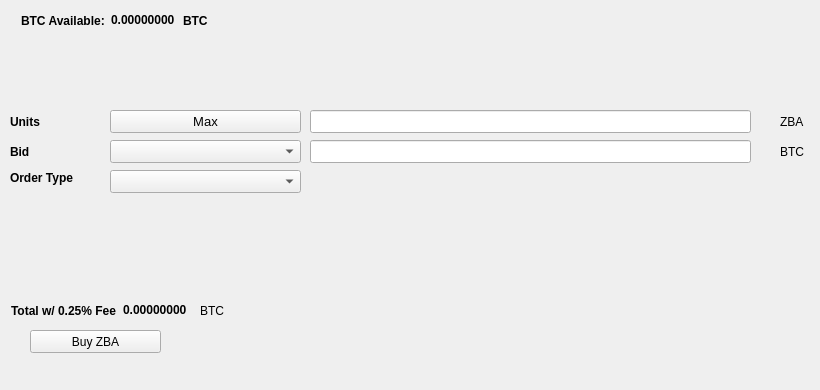
   <widget class="QWidget" name="BuyTab">
    <attribute name="title">
     <string>Buy</string>
    </attribute>
    <widget class="QPushButton" name="BuyZBA">
     <property name="geometry">
      <rect>
       <x>30</x>
       <y>330</y>
       <width>131</width>
       <height>23</height>
      </rect>
     </property>
     <property name="text">
      <string>Buy ZBA</string>
     </property>
     <property name="icon">
      <iconset resource="../zoomba.qrc">
       <normaloff>:/icons/bitcoin</normaloff>:/icons/bitcoin</iconset>
     </property>
    </widget>
    <widget class="QLabel" name="label_3">
     <property name="geometry">
      <rect>
       <x>10</x>
       <y>110</y>
       <width>46</width>
       <height>23</height>
      </rect>
     </property>
     <property name="font">
      <font>
       <weight>75</weight>
       <bold>true</bold>
      </font>
     </property>
     <property name="text">
      <string>Units</string>
     </property>
    </widget>
    <widget class="QLineEdit" name="UnitsInput">
     <property name="geometry">
      <rect>
       <x>310</x>
       <y>110</y>
       <width>441</width>
       <height>23</height>
      </rect>
     </property>
     <property name="font">
      <font>
       <pointsize>9</pointsize>
       <weight>75</weight>
       <bold>true</bold>
      </font>
     </property>
    </widget>
    <widget class="QLineEdit" name="BuyBidPriceEdit">
     <property name="geometry">
      <rect>
       <x>310</x>
       <y>140</y>
       <width>441</width>
       <height>23</height>
      </rect>
     </property>
     <property name="font">
      <font>
       <pointsize>9</pointsize>
       <weight>75</weight>
       <bold>true</bold>
      </font>
     </property>
    </widget>
    <widget class="QLabel" name="label_4">
     <property name="geometry">
      <rect>
       <x>780</x>
       <y>110</y>
       <width>31</width>
       <height>23</height>
      </rect>
     </property>
     <property name="text">
      <string>ZBA</string>
     </property>
    </widget>
    <widget class="QLabel" name="label_5">
     <property name="geometry">
      <rect>
       <x>780</x>
       <y>140</y>
       <width>31</width>
       <height>23</height>
      </rect>
     </property>
     <property name="text">
      <string>BTC</string>
     </property>
    </widget>
    <widget class="QLabel" name="label_6">
     <property name="geometry">
      <rect>
       <x>10</x>
       <y>140</y>
       <width>46</width>
       <height>23</height>
      </rect>
     </property>
     <property name="font">
      <font>
       <weight>75</weight>
       <bold>true</bold>
      </font>
     </property>
     <property name="text">
      <string>Bid</string>
     </property>
    </widget>
    <widget class="QLabel" name="label_7">
     <property name="geometry">
      <rect>
       <x>10</x>
       <y>170</y>
       <width>91</width>
       <height>16</height>
      </rect>
     </property>
     <property name="font">
      <font>
       <weight>75</weight>
       <bold>true</bold>
      </font>
     </property>
     <property name="text">
      <string>Order Type</string>
     </property>
    </widget>
    <widget class="QPushButton" name="Buy_Max_Amount">
     <property name="geometry">
      <rect>
       <x>110</x>
       <y>110</y>
       <width>191</width>
       <height>23</height>
      </rect>
     </property>
     <property name="font">
      <font>
       <pointsize>10</pointsize>
      </font>
     </property>
     <property name="text">
      <string>Max</string>
     </property>
    </widget>
    <widget class="QComboBox" name="BuyBidcomboBox">
     <property name="geometry">
      <rect>
       <x>110</x>
       <y>140</y>
       <width>191</width>
       <height>23</height>
      </rect>
     </property>
     <property name="font">
      <font>
       <pointsize>10</pointsize>
      </font>
     </property>
    </widget>
    <widget class="QComboBox" name="buyOrdertypeCombo">
     <property name="geometry">
      <rect>
       <x>110</x>
       <y>170</y>
       <width>191</width>
       <height>23</height>
      </rect>
     </property>
     <property name="font">
      <font>
       <pointsize>10</pointsize>
      </font>
     </property>
    </widget>
    <widget class="QWidget" name="layoutWidget1">
     <property name="geometry">
      <rect>
       <x>21</x>
       <y>11</y>
       <width>227</width>
       <height>19</height>
      </rect>
     </property>
     <layout class="QHBoxLayout" name="horizontalLayout_3">
      <item>
       <widget class="QLabel" name="label232">
        <property name="font">
         <font>
          <weight>75</weight>
          <bold>true</bold>
         </font>
        </property>
        <property name="text">
         <string>BTC Available:</string>
        </property>
       </widget>
      </item>
      <item>
       <widget class="QLabel" name="BtcAvailableLbl">
        <property name="palette">
         <palette>
          <active>
           <colorrole role="WindowText">
            <brush brushstyle="SolidPattern">
             <color alpha="255">
              <red>0</red>
              <green>0</green>
              <blue>0</blue>
             </color>
            </brush>
           </colorrole>
           <colorrole role="Button">
            <brush brushstyle="SolidPattern">
             <color alpha="255">
              <red>0</red>
              <green>170</green>
              <blue>0</blue>
             </color>
            </brush>
           </colorrole>
           <colorrole role="Light">
            <brush brushstyle="SolidPattern">
             <color alpha="255">
              <red>0</red>
              <green>255</green>
              <blue>0</blue>
             </color>
            </brush>
           </colorrole>
           <colorrole role="Midlight">
            <brush brushstyle="SolidPattern">
             <color alpha="255">
              <red>0</red>
              <green>212</green>
              <blue>0</blue>
             </color>
            </brush>
           </colorrole>
           <colorrole role="Dark">
            <brush brushstyle="SolidPattern">
             <color alpha="255">
              <red>0</red>
              <green>85</green>
              <blue>0</blue>
             </color>
            </brush>
           </colorrole>
           <colorrole role="Mid">
            <brush brushstyle="SolidPattern">
             <color alpha="255">
              <red>0</red>
              <green>113</green>
              <blue>0</blue>
             </color>
            </brush>
           </colorrole>
           <colorrole role="Text">
            <brush brushstyle="SolidPattern">
             <color alpha="255">
              <red>0</red>
              <green>170</green>
              <blue>0</blue>
             </color>
            </brush>
           </colorrole>
           <colorrole role="BrightText">
            <brush brushstyle="SolidPattern">
             <color alpha="255">
              <red>255</red>
              <green>255</green>
              <blue>255</blue>
             </color>
            </brush>
           </colorrole>
           <colorrole role="ButtonText">
            <brush brushstyle="SolidPattern">
             <color alpha="255">
              <red>0</red>
              <green>0</green>
              <blue>0</blue>
             </color>
            </brush>
           </colorrole>
           <colorrole role="Base">
            <brush brushstyle="SolidPattern">
             <color alpha="255">
              <red>255</red>
              <green>255</green>
              <blue>255</blue>
             </color>
            </brush>
           </colorrole>
           <colorrole role="Window">
            <brush brushstyle="SolidPattern">
             <color alpha="255">
              <red>0</red>
              <green>170</green>
              <blue>0</blue>
             </color>
            </brush>
           </colorrole>
           <colorrole role="Shadow">
            <brush brushstyle="SolidPattern">
             <color alpha="255">
              <red>0</red>
              <green>0</green>
              <blue>0</blue>
             </color>
            </brush>
           </colorrole>
           <colorrole role="AlternateBase">
            <brush brushstyle="SolidPattern">
             <color alpha="255">
              <red>127</red>
              <green>212</green>
              <blue>127</blue>
             </color>
            </brush>
           </colorrole>
           <colorrole role="ToolTipBase">
            <brush brushstyle="SolidPattern">
             <color alpha="255">
              <red>255</red>
              <green>255</green>
              <blue>220</blue>
             </color>
            </brush>
           </colorrole>
           <colorrole role="ToolTipText">
            <brush brushstyle="SolidPattern">
             <color alpha="255">
              <red>0</red>
              <green>0</green>
              <blue>0</blue>
             </color>
            </brush>
           </colorrole>
          </active>
          <inactive>
           <colorrole role="WindowText">
            <brush brushstyle="SolidPattern">
             <color alpha="255">
              <red>0</red>
              <green>0</green>
              <blue>0</blue>
             </color>
            </brush>
           </colorrole>
           <colorrole role="Button">
            <brush brushstyle="SolidPattern">
             <color alpha="255">
              <red>0</red>
              <green>170</green>
              <blue>0</blue>
             </color>
            </brush>
           </colorrole>
           <colorrole role="Light">
            <brush brushstyle="SolidPattern">
             <color alpha="255">
              <red>0</red>
              <green>255</green>
              <blue>0</blue>
             </color>
            </brush>
           </colorrole>
           <colorrole role="Midlight">
            <brush brushstyle="SolidPattern">
             <color alpha="255">
              <red>0</red>
              <green>212</green>
              <blue>0</blue>
             </color>
            </brush>
           </colorrole>
           <colorrole role="Dark">
            <brush brushstyle="SolidPattern">
             <color alpha="255">
              <red>0</red>
              <green>85</green>
              <blue>0</blue>
             </color>
            </brush>
           </colorrole>
           <colorrole role="Mid">
            <brush brushstyle="SolidPattern">
             <color alpha="255">
              <red>0</red>
              <green>113</green>
              <blue>0</blue>
             </color>
            </brush>
           </colorrole>
           <colorrole role="Text">
            <brush brushstyle="SolidPattern">
             <color alpha="255">
              <red>0</red>
              <green>170</green>
              <blue>0</blue>
             </color>
            </brush>
           </colorrole>
           <colorrole role="BrightText">
            <brush brushstyle="SolidPattern">
             <color alpha="255">
              <red>255</red>
              <green>255</green>
              <blue>255</blue>
             </color>
            </brush>
           </colorrole>
           <colorrole role="ButtonText">
            <brush brushstyle="SolidPattern">
             <color alpha="255">
              <red>0</red>
              <green>0</green>
              <blue>0</blue>
             </color>
            </brush>
           </colorrole>
           <colorrole role="Base">
            <brush brushstyle="SolidPattern">
             <color alpha="255">
              <red>255</red>
              <green>255</green>
              <blue>255</blue>
             </color>
            </brush>
           </colorrole>
           <colorrole role="Window">
            <brush brushstyle="SolidPattern">
             <color alpha="255">
              <red>0</red>
              <green>170</green>
              <blue>0</blue>
             </color>
            </brush>
           </colorrole>
           <colorrole role="Shadow">
            <brush brushstyle="SolidPattern">
             <color alpha="255">
              <red>0</red>
              <green>0</green>
              <blue>0</blue>
             </color>
            </brush>
           </colorrole>
           <colorrole role="AlternateBase">
            <brush brushstyle="SolidPattern">
             <color alpha="255">
              <red>127</red>
              <green>212</green>
              <blue>127</blue>
             </color>
            </brush>
           </colorrole>
           <colorrole role="ToolTipBase">
            <brush brushstyle="SolidPattern">
             <color alpha="255">
              <red>255</red>
              <green>255</green>
              <blue>220</blue>
             </color>
            </brush>
           </colorrole>
           <colorrole role="ToolTipText">
            <brush brushstyle="SolidPattern">
             <color alpha="255">
              <red>0</red>
              <green>0</green>
              <blue>0</blue>
             </color>
            </brush>
           </colorrole>
          </inactive>
          <disabled>
           <colorrole role="WindowText">
            <brush brushstyle="SolidPattern">
             <color alpha="255">
              <red>0</red>
              <green>85</green>
              <blue>0</blue>
             </color>
            </brush>
           </colorrole>
           <colorrole role="Button">
            <brush brushstyle="SolidPattern">
             <color alpha="255">
              <red>0</red>
              <green>170</green>
              <blue>0</blue>
             </color>
            </brush>
           </colorrole>
           <colorrole role="Light">
            <brush brushstyle="SolidPattern">
             <color alpha="255">
              <red>0</red>
              <green>255</green>
              <blue>0</blue>
             </color>
            </brush>
           </colorrole>
           <colorrole role="Midlight">
            <brush brushstyle="SolidPattern">
             <color alpha="255">
              <red>0</red>
              <green>212</green>
              <blue>0</blue>
             </color>
            </brush>
           </colorrole>
           <colorrole role="Dark">
            <brush brushstyle="SolidPattern">
             <color alpha="255">
              <red>0</red>
              <green>85</green>
              <blue>0</blue>
             </color>
            </brush>
           </colorrole>
           <colorrole role="Mid">
            <brush brushstyle="SolidPattern">
             <color alpha="255">
              <red>0</red>
              <green>113</green>
              <blue>0</blue>
             </color>
            </brush>
           </colorrole>
           <colorrole role="Text">
            <brush brushstyle="SolidPattern">
             <color alpha="255">
              <red>0</red>
              <green>85</green>
              <blue>0</blue>
             </color>
            </brush>
           </colorrole>
           <colorrole role="BrightText">
            <brush brushstyle="SolidPattern">
             <color alpha="255">
              <red>255</red>
              <green>255</green>
              <blue>255</blue>
             </color>
            </brush>
           </colorrole>
           <colorrole role="ButtonText">
            <brush brushstyle="SolidPattern">
             <color alpha="255">
              <red>0</red>
              <green>85</green>
              <blue>0</blue>
             </color>
            </brush>
           </colorrole>
           <colorrole role="Base">
            <brush brushstyle="SolidPattern">
             <color alpha="255">
              <red>0</red>
              <green>170</green>
              <blue>0</blue>
             </color>
            </brush>
           </colorrole>
           <colorrole role="Window">
            <brush brushstyle="SolidPattern">
             <color alpha="255">
              <red>0</red>
              <green>170</green>
              <blue>0</blue>
             </color>
            </brush>
           </colorrole>
           <colorrole role="Shadow">
            <brush brushstyle="SolidPattern">
             <color alpha="255">
              <red>0</red>
              <green>0</green>
              <blue>0</blue>
             </color>
            </brush>
           </colorrole>
           <colorrole role="AlternateBase">
            <brush brushstyle="SolidPattern">
             <color alpha="255">
              <red>0</red>
              <green>170</green>
              <blue>0</blue>
             </color>
            </brush>
           </colorrole>
           <colorrole role="ToolTipBase">
            <brush brushstyle="SolidPattern">
             <color alpha="255">
              <red>255</red>
              <green>255</green>
              <blue>220</blue>
             </color>
            </brush>
           </colorrole>
           <colorrole role="ToolTipText">
            <brush brushstyle="SolidPattern">
             <color alpha="255">
              <red>0</red>
              <green>0</green>
              <blue>0</blue>
             </color>
            </brush>
           </colorrole>
          </disabled>
         </palette>
        </property>
        <property name="font">
         <font>
          <weight>75</weight>
          <bold>true</bold>
         </font>
        </property>
        <property name="text">
         <string>0.00000000</string>
        </property>
        <property name="textInteractionFlags">
         <set>Qt::LinksAccessibleByMouse|Qt::TextSelectableByKeyboard|Qt::TextSelectableByMouse</set>
        </property>
       </widget>
      </item>
      <item>
       <widget class="QLabel" name="BtcAvailableLbl_2">
        <property name="font">
         <font>
          <weight>75</weight>
          <bold>true</bold>
         </font>
        </property>
        <property name="text">
         <string>BTC</string>
        </property>
       </widget>
      </item>
     </layout>
    </widget>
    <widget class="QWidget" name="layoutWidge2">
     <property name="geometry">
      <rect>
       <x>11</x>
       <y>301</y>
       <width>259</width>
       <height>19</height>
      </rect>
     </property>
     <layout class="QHBoxLayout" name="horizontalLayout_4">
      <item>
       <widget class="QLabel" name="label_9">
        <property name="font">
         <font>
          <weight>75</weight>
          <bold>true</bold>
         </font>
        </property>
        <property name="text">
         <string>Total w/ 0.25% Fee</string>
        </property>
       </widget>
      </item>
      <item>
       <widget class="QLabel" name="BuyCostLabel">
        <property name="palette">
         <palette>
          <active>
           <colorrole role="WindowText">
            <brush brushstyle="SolidPattern">
             <color alpha="255">
              <red>0</red>
              <green>0</green>
              <blue>0</blue>
             </color>
            </brush>
           </colorrole>
           <colorrole role="Button">
            <brush brushstyle="SolidPattern">
             <color alpha="255">
              <red>0</red>
              <green>170</green>
              <blue>0</blue>
             </color>
            </brush>
           </colorrole>
           <colorrole role="Light">
            <brush brushstyle="SolidPattern">
             <color alpha="255">
              <red>0</red>
              <green>255</green>
              <blue>0</blue>
             </color>
            </brush>
           </colorrole>
           <colorrole role="Midlight">
            <brush brushstyle="SolidPattern">
             <color alpha="255">
              <red>0</red>
              <green>212</green>
              <blue>0</blue>
             </color>
            </brush>
           </colorrole>
           <colorrole role="Dark">
            <brush brushstyle="SolidPattern">
             <color alpha="255">
              <red>0</red>
              <green>85</green>
              <blue>0</blue>
             </color>
            </brush>
           </colorrole>
           <colorrole role="Mid">
            <brush brushstyle="SolidPattern">
             <color alpha="255">
              <red>0</red>
              <green>113</green>
              <blue>0</blue>
             </color>
            </brush>
           </colorrole>
           <colorrole role="Text">
            <brush brushstyle="SolidPattern">
             <color alpha="255">
              <red>0</red>
              <green>170</green>
              <blue>0</blue>
             </color>
            </brush>
           </colorrole>
           <colorrole role="BrightText">
            <brush brushstyle="SolidPattern">
             <color alpha="255">
              <red>255</red>
              <green>255</green>
              <blue>255</blue>
             </color>
            </brush>
           </colorrole>
           <colorrole role="ButtonText">
            <brush brushstyle="SolidPattern">
             <color alpha="255">
              <red>0</red>
              <green>0</green>
              <blue>0</blue>
             </color>
            </brush>
           </colorrole>
           <colorrole role="Base">
            <brush brushstyle="SolidPattern">
             <color alpha="255">
              <red>255</red>
              <green>255</green>
              <blue>255</blue>
             </color>
            </brush>
           </colorrole>
           <colorrole role="Window">
            <brush brushstyle="SolidPattern">
             <color alpha="255">
              <red>0</red>
              <green>170</green>
              <blue>0</blue>
             </color>
            </brush>
           </colorrole>
           <colorrole role="Shadow">
            <brush brushstyle="SolidPattern">
             <color alpha="255">
              <red>0</red>
              <green>0</green>
              <blue>0</blue>
             </color>
            </brush>
           </colorrole>
           <colorrole role="AlternateBase">
            <brush brushstyle="SolidPattern">
             <color alpha="255">
              <red>127</red>
              <green>212</green>
              <blue>127</blue>
             </color>
            </brush>
           </colorrole>
           <colorrole role="ToolTipBase">
            <brush brushstyle="SolidPattern">
             <color alpha="255">
              <red>255</red>
              <green>255</green>
              <blue>220</blue>
             </color>
            </brush>
           </colorrole>
           <colorrole role="ToolTipText">
            <brush brushstyle="SolidPattern">
             <color alpha="255">
              <red>0</red>
              <green>0</green>
              <blue>0</blue>
             </color>
            </brush>
           </colorrole>
          </active>
          <inactive>
           <colorrole role="WindowText">
            <brush brushstyle="SolidPattern">
             <color alpha="255">
              <red>0</red>
              <green>0</green>
              <blue>0</blue>
             </color>
            </brush>
           </colorrole>
           <colorrole role="Button">
            <brush brushstyle="SolidPattern">
             <color alpha="255">
              <red>0</red>
              <green>170</green>
              <blue>0</blue>
             </color>
            </brush>
           </colorrole>
           <colorrole role="Light">
            <brush brushstyle="SolidPattern">
             <color alpha="255">
              <red>0</red>
              <green>255</green>
              <blue>0</blue>
             </color>
            </brush>
           </colorrole>
           <colorrole role="Midlight">
            <brush brushstyle="SolidPattern">
             <color alpha="255">
              <red>0</red>
              <green>212</green>
              <blue>0</blue>
             </color>
            </brush>
           </colorrole>
           <colorrole role="Dark">
            <brush brushstyle="SolidPattern">
             <color alpha="255">
              <red>0</red>
              <green>85</green>
              <blue>0</blue>
             </color>
            </brush>
           </colorrole>
           <colorrole role="Mid">
            <brush brushstyle="SolidPattern">
             <color alpha="255">
              <red>0</red>
              <green>113</green>
              <blue>0</blue>
             </color>
            </brush>
           </colorrole>
           <colorrole role="Text">
            <brush brushstyle="SolidPattern">
             <color alpha="255">
              <red>0</red>
              <green>170</green>
              <blue>0</blue>
             </color>
            </brush>
           </colorrole>
           <colorrole role="BrightText">
            <brush brushstyle="SolidPattern">
             <color alpha="255">
              <red>255</red>
              <green>255</green>
              <blue>255</blue>
             </color>
            </brush>
           </colorrole>
           <colorrole role="ButtonText">
            <brush brushstyle="SolidPattern">
             <color alpha="255">
              <red>0</red>
              <green>0</green>
              <blue>0</blue>
             </color>
            </brush>
           </colorrole>
           <colorrole role="Base">
            <brush brushstyle="SolidPattern">
             <color alpha="255">
              <red>255</red>
              <green>255</green>
              <blue>255</blue>
             </color>
            </brush>
           </colorrole>
           <colorrole role="Window">
            <brush brushstyle="SolidPattern">
             <color alpha="255">
              <red>0</red>
              <green>170</green>
              <blue>0</blue>
             </color>
            </brush>
           </colorrole>
           <colorrole role="Shadow">
            <brush brushstyle="SolidPattern">
             <color alpha="255">
              <red>0</red>
              <green>0</green>
              <blue>0</blue>
             </color>
            </brush>
           </colorrole>
           <colorrole role="AlternateBase">
            <brush brushstyle="SolidPattern">
             <color alpha="255">
              <red>127</red>
              <green>212</green>
              <blue>127</blue>
             </color>
            </brush>
           </colorrole>
           <colorrole role="ToolTipBase">
            <brush brushstyle="SolidPattern">
             <color alpha="255">
              <red>255</red>
              <green>255</green>
              <blue>220</blue>
             </color>
            </brush>
           </colorrole>
           <colorrole role="ToolTipText">
            <brush brushstyle="SolidPattern">
             <color alpha="255">
              <red>0</red>
              <green>0</green>
              <blue>0</blue>
             </color>
            </brush>
           </colorrole>
          </inactive>
          <disabled>
           <colorrole role="WindowText">
            <brush brushstyle="SolidPattern">
             <color alpha="255">
              <red>0</red>
              <green>85</green>
              <blue>0</blue>
             </color>
            </brush>
           </colorrole>
           <colorrole role="Button">
            <brush brushstyle="SolidPattern">
             <color alpha="255">
              <red>0</red>
              <green>170</green>
              <blue>0</blue>
             </color>
            </brush>
           </colorrole>
           <colorrole role="Light">
            <brush brushstyle="SolidPattern">
             <color alpha="255">
              <red>0</red>
              <green>255</green>
              <blue>0</blue>
             </color>
            </brush>
           </colorrole>
           <colorrole role="Midlight">
            <brush brushstyle="SolidPattern">
             <color alpha="255">
              <red>0</red>
              <green>212</green>
              <blue>0</blue>
             </color>
            </brush>
           </colorrole>
           <colorrole role="Dark">
            <brush brushstyle="SolidPattern">
             <color alpha="255">
              <red>0</red>
              <green>85</green>
              <blue>0</blue>
             </color>
            </brush>
           </colorrole>
           <colorrole role="Mid">
            <brush brushstyle="SolidPattern">
             <color alpha="255">
              <red>0</red>
              <green>113</green>
              <blue>0</blue>
             </color>
            </brush>
           </colorrole>
           <colorrole role="Text">
            <brush brushstyle="SolidPattern">
             <color alpha="255">
              <red>0</red>
              <green>85</green>
              <blue>0</blue>
             </color>
            </brush>
           </colorrole>
           <colorrole role="BrightText">
            <brush brushstyle="SolidPattern">
             <color alpha="255">
              <red>255</red>
              <green>255</green>
              <blue>255</blue>
             </color>
            </brush>
           </colorrole>
           <colorrole role="ButtonText">
            <brush brushstyle="SolidPattern">
             <color alpha="255">
              <red>0</red>
              <green>85</green>
              <blue>0</blue>
             </color>
            </brush>
           </colorrole>
           <colorrole role="Base">
            <brush brushstyle="SolidPattern">
             <color alpha="255">
              <red>0</red>
              <green>170</green>
              <blue>0</blue>
             </color>
            </brush>
           </colorrole>
           <colorrole role="Window">
            <brush brushstyle="SolidPattern">
             <color alpha="255">
              <red>0</red>
              <green>170</green>
              <blue>0</blue>
             </color>
            </brush>
           </colorrole>
           <colorrole role="Shadow">
            <brush brushstyle="SolidPattern">
             <color alpha="255">
              <red>0</red>
              <green>0</green>
              <blue>0</blue>
             </color>
            </brush>
           </colorrole>
           <colorrole role="AlternateBase">
            <brush brushstyle="SolidPattern">
             <color alpha="255">
              <red>0</red>
              <green>170</green>
              <blue>0</blue>
             </color>
            </brush>
           </colorrole>
           <colorrole role="ToolTipBase">
            <brush brushstyle="SolidPattern">
             <color alpha="255">
              <red>255</red>
              <green>255</green>
              <blue>220</blue>
             </color>
            </brush>
           </colorrole>
           <colorrole role="ToolTipText">
            <brush brushstyle="SolidPattern">
             <color alpha="255">
              <red>0</red>
              <green>0</green>
              <blue>0</blue>
             </color>
            </brush>
           </colorrole>
          </disabled>
         </palette>
        </property>
        <property name="font">
         <font>
          <weight>75</weight>
          <bold>true</bold>
         </font>
        </property>
        <property name="autoFillBackground">
         <bool>false</bool>
        </property>
        <property name="text">
         <string>0.00000000</string>
        </property>
        <property name="textInteractionFlags">
         <set>Qt::LinksAccessibleByMouse|Qt::TextSelectableByMouse</set>
        </property>
       </widget>
      </item>
      <item>
       <widget class="QLabel" name="label_10">
        <property name="font">
         <font>
          <weight>50</weight>
          <bold>false</bold>
         </font>
        </property>
        <property name="text">
         <string>BTC</string>
        </property>
       </widget>
      </item>
     </layout>
    </widget>
    <widget class="QLabel" name="label_24">
     <property name="geometry">
      <rect>
       <x>460</x>
       <y>300</y>
       <width>281</width>
       <height>81</height>
      </rect>
     </property>
     <property name="text">
      <string/>
     </property>
     <property name="pixmap">
      <pixmap>:/images/bittrex</pixmap>
     </property>
    </widget>
   </widget>
